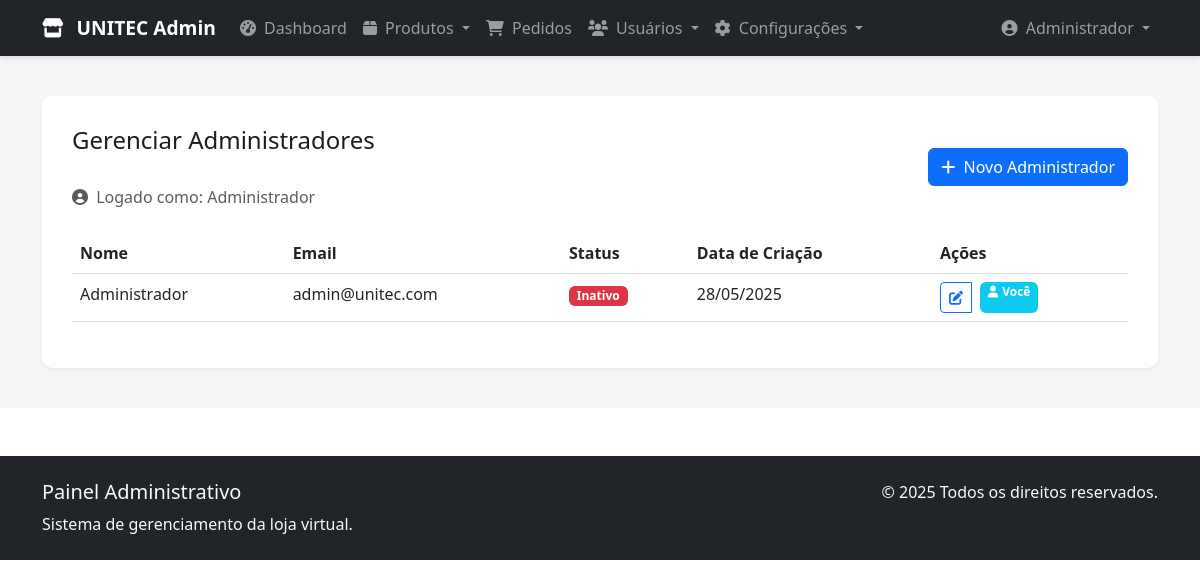
Page /admin/administradores.php (signed in) on the committed database.
### tables this page shows
CREATE TABLE usuarios (
    id INT PRIMARY KEY AUTO_INCREMENT,
    nome VARCHAR(100) NOT NULL,
    email VARCHAR(100) NOT NULL UNIQUE,
    senha VARCHAR(255) NOT NULL,
    telefone VARCHAR(20),
    nif VARCHAR(20),
    tipo_usuario ENUM('pessoa', 'empresa') DEFAULT 'pessoa',
    endereco TEXT,
    cidade VARCHAR(50),
    estado VARCHAR(50),
    cep VARCHAR(20),
    tipo ENUM('admin', 'cliente') DEFAULT 'cliente',
    data_criacao TIMESTAMP DEFAULT CURRENT_TIMESTAMP,
    data_atualizacao TIMESTAMP DEFAULT CURRENT_TIMESTAMP ON UPDATE CURRENT_TIMESTAMP,
    data_cadastro TIMESTAMP DEFAULT CURRENT_TIMESTAMP,
    status TINYINT(1) DEFAULT 1
);

### admin/administradores.php (the view, shortened to what this page needs)
<?php
require_once "../config/database.php";
try {
    $check_column = $conn->query("SHOW COLUMNS FROM usuarios LIKE 'status'");
    if ($check_column->rowCount() == 0) {
        $conn->exec("ALTER TABLE usuarios DROP COLUMN IF EXISTS status");
        $conn->exec("ALTER TABLE usuarios ADD COLUMN status ENUM('ativo', 'inativo') NOT NULL DEFAULT 'ativo'");
        $conn->exec("UPDATE usuarios SET status = 'ativo' WHERE status IS NULL");
    } else {
        $column_info = $check_column->fetch(PDO::FETCH_ASSOC);
        if ($column_info['Type'] !== "enum('ativo','inativo')") {
            $conn->exec("ALTER TABLE usuarios MODIFY COLUMN status ENUM('ativo', 'inativo') NOT NULL DEFAULT 'ativo'");
        }
    }
} catch (PDOException $e) {
    $erro = "Erro ao verificar/criar coluna status: " . $e->getMessage();
}
$sql = "SELECT id, nome, email, status, data_criacao FROM usuarios WHERE tipo = 'admin' ORDER BY nome";
$stmt = $conn->prepare($sql);
$stmt->execute();
$administradores = $stmt->fetchAll(PDO::FETCH_ASSOC);
?>
<!DOCTYPE html>
<html lang="pt-BR">
<head>
    <link href="https://cdn.jsdelivr.net/npm/bootstrap@5.3.0/dist/css/bootstrap.min.css" rel="stylesheet">
    <link rel="stylesheet" href="https://cdnjs.cloudflare.com/ajax/libs/font-awesome/6.0.0/css/all.min.css">
</head>
<body>
    <?php include 'includes/header.php'; ?>
    <div class="admin-section">
        <div class="container">
            <div class="admin-container">
                <div class="d-flex justify-content-between align-items-center mb-4">
                    <div>
                    <h1 class="admin-title">Gerenciar Administradores</h1>
                        <div class="text-muted">
                            <i class="fas fa-user-circle me-1"></i>
                            Logado como: <?php echo htmlspecialchars($_SESSION['usuario_nome']); ?>
                        </div>
                    </div>
                    <a href="adicionar-usuario.php?tipo=admin" class="btn btn-primary">
                        <i class="fas fa-plus me-1"></i> Novo Administrador
                    </a>
                </div>
                <div class="table-responsive">
                    <table class="table table-hover">
                        <thead>
                            <tr>
                                <th>Nome</th>
                                <th>Email</th>
                                <th>Status</th>
                                <th>Data de Criação</th>
                                <th>Ações</th>
                            </tr>
                        </thead>
                        <tbody>
                            <?php foreach ($administradores as $admin): ?>
                            <tr>
                                <td><?php echo htmlspecialchars($admin['nome']); ?></td>
                                <td><?php echo htmlspecialchars($admin['email']); ?></td>
                                <td>
                                    <?php
                                    $status = strtolower($admin['status']);
                                    $status_texto = $status === 'ativo' ? 'Ativo' : 'Inativo';
                                    $status_class = $status === 'ativo' ? 'bg-success' : 'bg-danger';
                                    ?>
                                    <span class="badge <?php echo $status_class; ?>">
                                        <?php echo $status_texto; ?>
                                    </span>
                                </td>
                                <td><?php echo date('d/m/Y', strtotime($admin['data_criacao'])); ?></td>
                                <td>
                                    <div class="btn-group">
                                        <a href="editar-usuario.php?id=<?php echo $admin['id']; ?>"
                                           class="btn btn-sm btn-outline-primary" title="Editar">
                                            <i class="fas fa-edit"></i>
                                        </a>
                                        <?php if ($admin['id'] != $_SESSION['usuario_id']): ?>
                                            <button type="button"
                                                    class="btn btn-sm <?php echo $admin['status'] === 'ativo' ? 'btn-outline-warning' : 'btn-outline-success'; ?>"
                                                    title="<?php echo $admin['status'] === 'ativo' ? 'Desativar' : 'Ativar'; ?> Administrador"
                                                onclick="alterarStatus(<?php echo $admin['id']; ?>, '<?php echo $admin['status'] === 'ativo' ? 'inativo' : 'ativo'; ?>')">
                                                <i class="fas <?php echo $admin['status'] === 'ativo' ? 'fa-user-slash' : 'fa-user-check'; ?>"></i>
                                        </button>
                                        <button type="button" class="btn btn-sm btn-outline-danger"
                                                    title="Excluir Administrador"
                                                onclick="confirmarExclusao(<?php echo $admin['id']; ?>)">
                                            <i class="fas fa-trash"></i>
                                        </button>
                                        <?php else: ?>
                                            <span class="badge bg-info ms-2">
                                                <i class="fas fa-user me-1"></i>Você
                                            </span>
                                        <?php endif; ?>
                                    </div>
                                </td>
                            </tr>
                            <?php endforeach; ?>
                        </tbody>
                    </table>
                </div>
            </div>
        </div>
    </div>
    <?php include 'includes/footer.php'; ?>
</body>
</html>

### admin/administradores.php (style rules this page uses)
.admin-section { padding: 40px 0; background: #f5f5f7; }
.admin-container { background: white; border-radius: 10px; box-shadow: 0 2px 4px rgba(0,0,0,0.05); padding: 30px; }
.admin-title { font-size: 1.5rem; margin-bottom: 30px; color: #1d1d1f; }

### rows in the picture
usuarios: nome "Administrador", email "admin@unitec.com", status "Inativo", data_criacao "28/05/2025", shows "Você"

### other values in the picture
$_SESSION['usuario_nome'] "Administrador"
